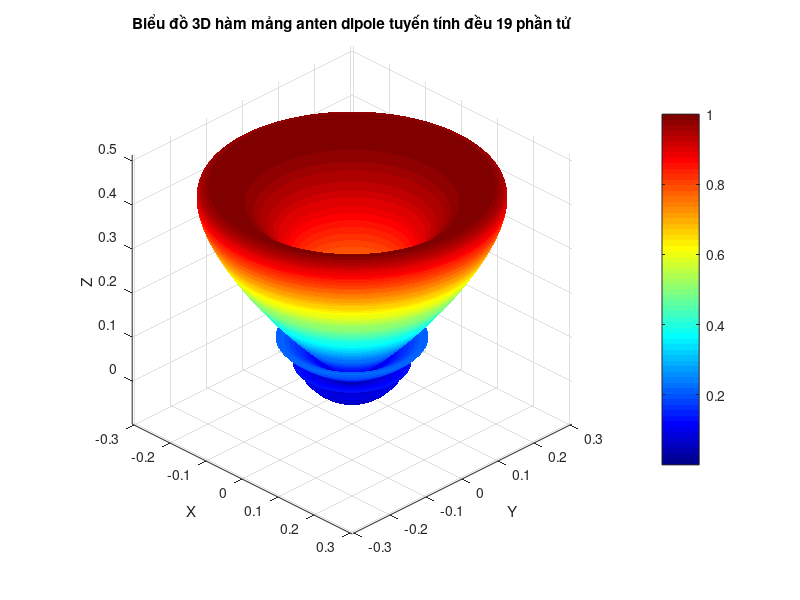

Here is the MATLAB script that generated this plot:
% Thiết kế mảng anten dipole tuyến tính đều 19 phần tử
clc; clear; close all;

% Thông số mảng anten
N = 19;              % Số phần tử
lambda = 1;          % Bước sóng chuẩn hóa
d = lambda / 4;      % Khoảng cách giữa các phần tử
theta0 = 30;         % Góc hướng búp chính (độ)
k = 2 * pi / lambda; % Số sóng
beta = -k * d * cosd(theta0); % Pha kích thích tiến

% Hàm bức xạ anten dipole đơn giản
theta = linspace(0, 180, 1000); % Góc quét
phi = linspace(0, 360, 360);
[Theta, Phi] = meshgrid(theta, phi);

% Hàm mảng dipole
psi = k * d * cosd(Theta) + beta;
AF = abs(sin(N * psi / 2) ./ sin(psi / 2));
AF = AF / max(AF(:)); % Chuẩn hóa

% Hàm bức xạ của dipole
radiation_pattern = sin(deg2rad(Theta)); % Bức xạ dipole (sin(θ))

% Chuyển sang tọa độ cầu -> Đồ thị 3D
X = AF .* radiation_pattern .* sind(Theta) .* cosd(Phi);
Y = AF .* radiation_pattern .* sind(Theta) .* sind(Phi);
Z = AF .* radiation_pattern .* cosd(Theta);

% Vẽ đồ thị 3D
figure;
surf(X, Y, Z, AF, 'EdgeColor', 'none');
colormap jet;
colorbar;
title('Biểu đồ 3D hàm mảng anten dipole tuyến tính đều 19 phần tử');
xlabel('X'); ylabel('Y'); zlabel('Z');
axis equal;
view(45, 30);
